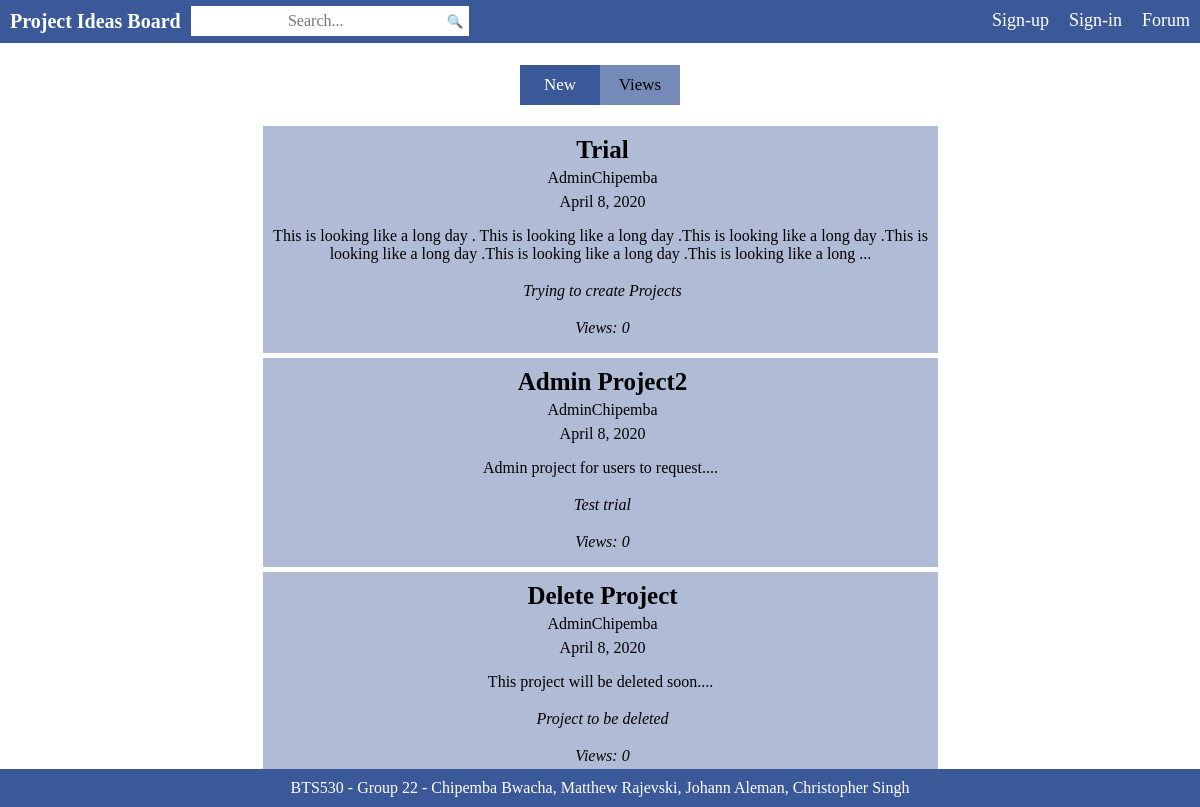
Screenshot of /PHP_current/src/adminHomePage.php with the database file from the repository.
### tables this page shows
CREATE TABLE `ADMINPROJECTS` (
  `ProjectID` int(11) NOT NULL,
  `AdminID` int(11) NOT NULL,
  `Title` varchar(64) NOT NULL,
  `Details` varchar(1024) NOT NULL,
  `Tags` varchar(128) NOT NULL,
  `DateCreated` date NOT NULL DEFAULT current_timestamp(),
  `Views` int(11) NOT NULL DEFAULT 0,
  `file` int(1) DEFAULT 0
);

### PHP_current/src/adminHomePage.php (the view, shortened to what this page needs)
<?php
    include ('sessionCheck.php');
    ?>
<html>
<head>
<link rel="stylesheet" type="text/css" href="css/home.css" />
<link rel="stylesheet" type="text/css" href="css/searchBar.css" />
<link rel="stylesheet" type="text/css" href="css/navigationBar.css" />
</head>
<body>
<?php
    include('adminNavigationBar.php');
    ?>
<div class="projectPostContainer">
<div class="tab">
<form action = "adminHomePage.php" method = "post">
<button type="submit" class="tablinks" name="sortBtn" value="1" <?php if ($_SESSION['sortBy'] == 'DateCreated DESC') {echo 'style="background-color: #3b5998;color:#FFFFFF;"';} ?>>New</button>
<button type="submit" class="tablinks" name="sortBtn" value="2" <?php if ($_SESSION['sortBy'] == 'Views DESC') {echo 'style="background-color: #3b5998;color:#FFFFFF;"';} ?>>Views</button>
</form>
</div>
<ul class="projectList" id="projectList">
<?php
    $sql_query = 'SELECT ADMINPROJECTS.ProjectID, ADMINPROJECTS.Title, ADMINPROJECTS.Details, ADMINPROJECTS.Tags, ADMINPROJECTS.DateCreated, ADMINPROJECTS.Views, ADMIN.AdminName FROM ADMINPROJECTS INNER JOIN ADMIN ON ADMINPROJECTS.AdminID=ADMIN.AdminID ORDER BY ' . $_SESSION['sortBy'];
    $result = mysqli_query($db, $sql_query) or die('query failed'. mysqli_error($db));
    if ($result->num_rows > 0) {
        while($row = $result->fetch_assoc())
        {
            echo '<li class="projectItem hvr-bounce-to-right">';
            echo '<p class="projTitle">' . $row["Title"] . '</p>';
            echo '<p class="projAuthor">' . $row['AdminName'] . '</p>';
            $date = date_create($row["DateCreated"]);
            echo '<p class="projDate">' . date_format($date, "F j, Y") . '</p>';
            echo '<p class="projectIntro">' . substr($row["Details"], 0, 200) . '...</p><br/>';
            echo '<p class="projLikes">' . $row["Tags"] . '</p><br/>';
            echo '<p class="projLikes">Views: ' . $row["Views"] . '</p>';
            echo '</li>';
        }
    }
    else
    {
        echo 'No Projects Uploaded Yet.';
    }
    ?>
</ul>
</div>
<div class="footer">
<span class="footerNote">BTS530 - Group 22 - Chipemba Bwacha, Matthew Rajevski, Johann Aleman, Christopher Singh</span>
</div>
</body>
</html>

### PHP_current/src/adminNavigationBar.php
<div class="navBar">
<a class="navBarTitle" href="adminHomePage.php">Project Ideas Board</a>
<?php if ($_SESSION['id']) { ?>
<div class="dropdown">
<a class="navBarTab" href="settingsPage.php">Settings</a>
<div class="dropdown-content" style="right:0;">
<a class="dropdown-content-item" href="logout.php">Sign-out</a>
</div>
</div>
<a class="navBarTab" href="adminRequestPage.php">
Requests
<?php
    $sqlIUQ = "SELECT * FROM ADMINPROJ_REQUEST WHERE AdminID = " . $_SESSION['id'] . " AND HasRead = 0";
    $sqlIUResult = mysqli_query($db, $sqlIUQ) or die('query failed' . $_SESSION['id'] . mysqli_error($db));
    echo '<span style="font-weight:bold;background-color:red;color:white;padding-left:7px;padding-right:7px;">' . $sqlIUResult->num_rows . '</span>';
    ?>
</a>
<a class="navBarTab" href="adminProjects.php"><?php echo $_SESSION['username'] . " ";?>'s Projects</a>
<a class="navBarTab" href="adminCreateProj.php">Create Project</a>
<?php } else { ?>
<a class="navBarTab" href="forumPage.php">Forum</a>
<a class="navBarTab" href="loginPage.php">Sign-in</a>
<a class="navBarTab" href="registerPage.php">Sign-up</a>
<?php } ?>
<form action="searchResults.php?s=<?php echo htmlspecialchars(urldecode($_GET['search']));?>" method="GET">
<input type="text" class="searchTextField" placeholder="Search..." name="search" style="float:left">
<button type="submit" class= "searchButton" style="float:left">&#128269;</button>
</form>
</div>

### PHP_current/src/css/home.css (style rules this page uses)
body { margin: 0; }
.footer { position: fixed; left: 0; bottom: 0; width: 100%; background-color: #3b5998; color: #FFFFFF; text-align: center; padding-top: 10px; padding-bottom: 10px; }
.projectPostContainer { background-color: #FFFFFF; display: flex; flex-direction: column; justify-content: center; align-items: center; }
.projectList { text-align: center; padding: 5px; width: 75%; word-wrap: break-word; color: black; }
.projectItem { display: inline-block; background-color: #b0bcd5; margin-bottom: 5px; cursor: pointer; user-select: none; width: 75%; }
.projTitle, .projAuthor, .projDate, .projIntro, .projLikes { margin-left: 4px; }
.projTitle { margin-top: 10px; font-weight: bold; font-size: 25px; }
.projAuthor { margin-top: -20px; }
.projDate { margin-top: -10px; }
.projLikes { font-style: italic; margin-top: -15px; }
.tab { margin-top: 65px; overflow: hidden; }
.tab button { background-color: #758ab6; color: #000000; font-size: 18px; font-family: "Times New Roman"; float: left; border: none; outline: none; cursor: pointer; transition: 0.3s; font-size: 17px; height: 40px; width: 80px; }
.hvr-bounce-to-right { display: inline-block; vertical-align: middle; -webkit-transform: perspective(1px) translateZ(0); transform: perspective(1px) translateZ(0); box-shadow: 0 0 1px rgba(0, 0, 0, 0); position: relative; -webkit-transition-property: color; transition-property: color; -webkit-transition-duration: 0.5s; transition-duration: 0.5s; }
.hvr-bounce-to-right:before { content: ""; position: absolute; z-index: -1; top: 0; left: 0; right: 0; bottom: 0; background: #9daccb; -webkit-transform: scaleX(0); transform: scaleX(0); -webkit-transform-origin: 0 50%; transform-origin: 0 50%; -webkit-transition-property: transform; transition-property: transform; -webkit-transition-duration: 0.5s; transition-duration: 0.5s; -webkit-transition-timing-function: ease-out; transition-timing-function: ease-out; }

### PHP_current/src/css/searchBar.css (style rules this page uses)
.searchTextField { outline: none; border: none; margin-top: 6px; height: 30px; width: 250px; color: black; background-color: #FFFFFF; font-family: "Times New Roman"; text-align: center; font-size: 16px; }
.searchButton { outline: none; border: none; margin-top: 6px; height: 30px; background-color: #FFFFFF; margin-left: 0px; margin-right: 7px; }

### PHP_current/src/css/navigationBar.css (style rules this page uses)
.navBar { background-color: #3b5998; padding: 0; width: 100%; position: fixed; top: 0; z-index: 1; }
.navBarTitle { float: left; display: inline-block; position: relative; text-align: center; padding: 10px 10px; text-decoration: none; font-size: 20px; font-weight: bold; font-family: "Times New Roman"; color: #FFFFFF; }
.navBarTab { float: right; display: inline-block; text-align: center; padding: 10px 10px; text-decoration: none; font-size: 18px; font-family: "Times New Roman"; color: #FFFFFF; }

### rows the page displays
adminprojects: Title "Trial", AdminID.AdminName "AdminChipemba", DateCreated "April 8, 2020", Details "This is looking like a long day . This is looking like a long day .This is looking like a long day .This is looking like a long day .This is looking like a long day .This is looking like a long", Tags "Trying to create Projects", Views "0"
adminprojects: Title "Admin Project2", AdminID.AdminName "AdminChipemba", DateCreated "April 8, 2020", Details "Admin project for users to request.", Tags "Test trial", Views "0"
adminprojects: Title "Delete Project", AdminID.AdminName "AdminChipemba", DateCreated "April 8, 2020", Details "This project will be deleted soon.", Tags "Project to be deleted", Views "0"
